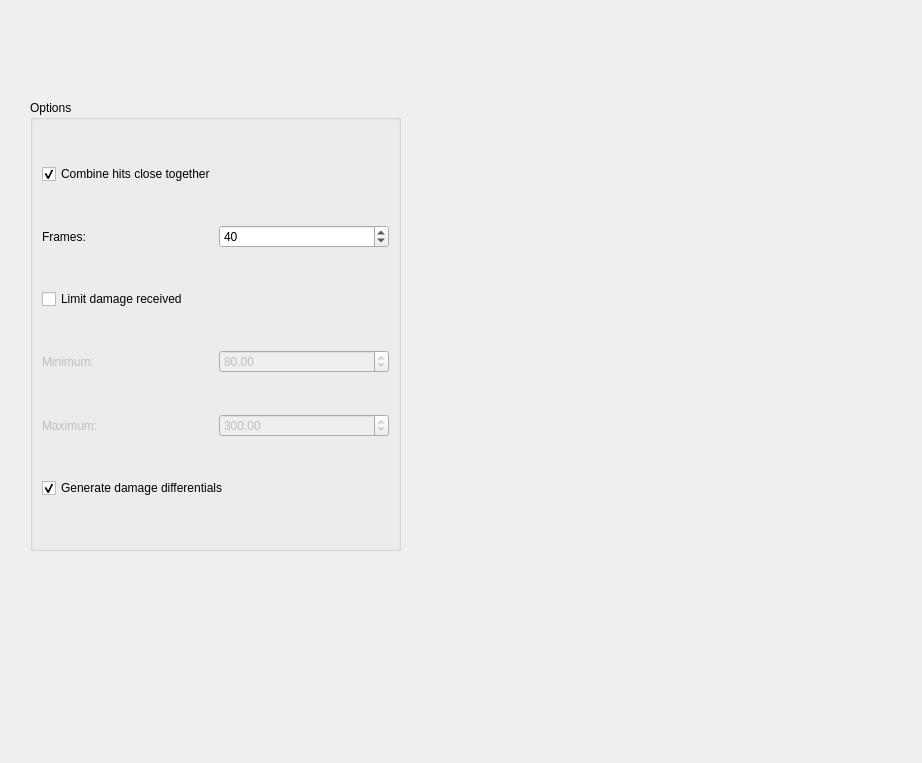
<?xml version="1.0" encoding="UTF-8"?>
<ui version="4.0">
 <class>HitAnalyzer</class>
 <widget class="QWidget" name="HitAnalyzer">
  <property name="geometry">
   <rect>
    <x>0</x>
    <y>0</y>
    <width>922</width>
    <height>763</height>
   </rect>
  </property>
  <property name="windowTitle">
   <string>Form</string>
  </property>
  <widget class="QGroupBox" name="groupBox">
   <property name="geometry">
    <rect>
     <x>30</x>
     <y>100</y>
     <width>371</width>
     <height>451</height>
    </rect>
   </property>
   <property name="title">
    <string>Options</string>
   </property>
   <layout class="QGridLayout" name="gridLayout">
    <item row="0" column="0" colspan="2">
     <widget class="QCheckBox" name="checkBox">
      <property name="text">
       <string>Combine hits close together</string>
      </property>
      <property name="checked">
       <bool>true</bool>
      </property>
     </widget>
    </item>
    <item row="1" column="0">
     <widget class="QLabel" name="label">
      <property name="text">
       <string>Frames:</string>
      </property>
     </widget>
    </item>
    <item row="1" column="1">
     <widget class="QSpinBox" name="spinBox">
      <property name="minimum">
       <number>1</number>
      </property>
      <property name="maximum">
       <number>500</number>
      </property>
      <property name="value">
       <number>40</number>
      </property>
     </widget>
    </item>
    <item row="2" column="0" colspan="2">
     <widget class="QCheckBox" name="checkBox_2">
      <property name="text">
       <string>Limit damage received</string>
      </property>
     </widget>
    </item>
    <item row="3" column="0">
     <widget class="QLabel" name="label_2">
      <property name="enabled">
       <bool>false</bool>
      </property>
      <property name="text">
       <string>Minimum:</string>
      </property>
     </widget>
    </item>
    <item row="3" column="1">
     <widget class="QDoubleSpinBox" name="doubleSpinBox">
      <property name="enabled">
       <bool>false</bool>
      </property>
      <property name="maximum">
       <double>999.990000000000009</double>
      </property>
      <property name="value">
       <double>80.000000000000000</double>
      </property>
     </widget>
    </item>
    <item row="4" column="0">
     <widget class="QLabel" name="label_3">
      <property name="enabled">
       <bool>false</bool>
      </property>
      <property name="text">
       <string>Maximum:</string>
      </property>
     </widget>
    </item>
    <item row="4" column="1">
     <widget class="QDoubleSpinBox" name="doubleSpinBox_2">
      <property name="enabled">
       <bool>false</bool>
      </property>
      <property name="maximum">
       <double>999.990000000000009</double>
      </property>
      <property name="value">
       <double>300.000000000000000</double>
      </property>
     </widget>
    </item>
    <item row="5" column="0" colspan="2">
     <widget class="QCheckBox" name="checkBox_3">
      <property name="text">
       <string>Generate damage differentials</string>
      </property>
      <property name="checked">
       <bool>true</bool>
      </property>
     </widget>
    </item>
   </layout>
  </widget>
 </widget>
 <resources/>
 <connections/>
</ui>
